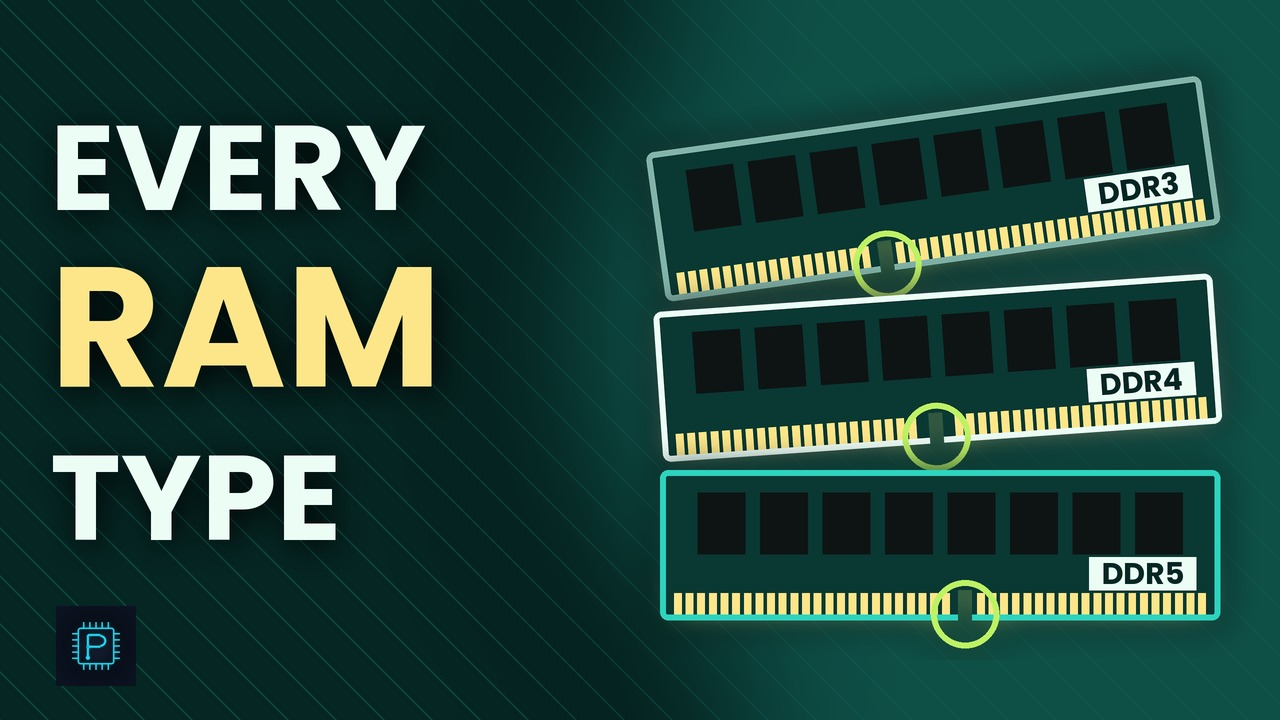

The script that saved this image:
"""Thumbnail for video 3: three RAM generations fanned out, notches glowing, big two-line text (mint theme)."""
import os
HERE = os.path.dirname(os.path.abspath(__file__))
ROOT = os.path.abspath(os.path.join(HERE, "../.."))
from PIL import Image, ImageDraw, ImageFilter, ImageFont

W, H, K = 1280, 720, 2
# mint theme colors (THEMES["mint"] in render.py)
NAVY = (5, 38, 35); PANEL = (10, 56, 51); GRID = (14, 66, 60); CYAN = (45, 212, 191)
AMBER = (253, 230, 138); WHITE = (236, 253, 245); MUTED = (130, 180, 170); GREEN = (190, 242, 100)
GF = "/usr/share/fonts/truetype/google-fonts/"
w, h = W * K, H * K
img = Image.new("RGBA", (w, h), NAVY + (255,))
d0 = ImageDraw.Draw(img)
for k in range(-h, w, 48 * K):
    d0.line([(k, 0), (k + h, h)], fill=GRID + (255,), width=2 * K)
bg = Image.new("RGBA", (w, h), (0, 0, 0, 0))
ImageDraw.Draw(bg).ellipse([w * 0.40, -h * 0.25, w * 1.25, h * 1.15], fill=(16, 90, 80, 200))
img.alpha_composite(bg.filter(ImageFilter.GaussianBlur(170)))


def stick(layer, x0, y0, L, Hh, notch, edge, label, angle):
    """Draw one module on its own layer, rotate, return it with its paste offset."""
    pad = 40 * K
    m = Image.new("RGBA", (int(L + 2 * pad), int(Hh + 2 * pad)), (0, 0, 0, 0))
    d = ImageDraw.Draw(m)
    bx0, by0 = pad, pad
    d.rounded_rectangle([bx0, by0, bx0 + L, by0 + Hh], radius=8 * K, fill=PANEL + (255,), outline=edge + (255,), width=6 * K)
    cw = (L - 60 * K) / 8
    for i in range(8):
        cx = bx0 + 30 * K + i * cw
        d.rectangle([cx + cw * 0.12, by0 + Hh * 0.15, cx + cw * 0.88, by0 + Hh * 0.56], fill=(14, 20, 20, 255))
    nx = bx0 + L * notch
    n = 46
    pitch = (L - 24 * K) / n
    for i in range(n):
        px = bx0 + 12 * K + i * pitch
        if abs(px + pitch / 2 - nx) < L * 0.022:
            continue
        d.rectangle([px + pitch * 0.18, by0 + Hh * 0.82, px + pitch * 0.82, by0 + Hh - 6 * K], fill=AMBER + (255,))
    d.rectangle([nx - L * 0.012, by0 + Hh * 0.80, nx + L * 0.012, by0 + Hh + 4], fill=(0, 0, 0, 0))
    # glowing ring on the notch
    d.ellipse([nx - 34 * K, by0 + Hh - 40 * K, nx + 34 * K, by0 + Hh + 28 * K], outline=GREEN + (255,), width=6 * K)
    f = ImageFont.truetype(GF + "Poppins-Bold.ttf", int(Hh * 0.2))
    tw = d.textlength(label, font=f)
    lx, ly = bx0 + L - 36 * K - tw, by0 + Hh * 0.58
    d.rectangle([lx - 12 * K, ly, lx + tw + 12 * K, ly + Hh * 0.22], fill=WHITE + (255,))
    d.text((lx, ly + Hh * 0.11), label, font=f, fill=NAVY + (255,), anchor="lm")
    m = m.rotate(angle, expand=True, resample=Image.BICUBIC)
    glow = m.filter(ImageFilter.GaussianBlur(16 * K))
    layer.alpha_composite(glow, (int(x0 - pad), int(y0 - pad)))
    layer.alpha_composite(m, (int(x0 - pad), int(y0 - pad)))


layer = Image.new("RGBA", (w, h), (0, 0, 0, 0))
L, Hh = 560 * K, 150 * K
stick(layer, 640 * K, 70 * K, L, Hh, 0.40, MUTED, "DDR3", 8)
stick(layer, 650 * K, 270 * K, L, Hh, 0.49, WHITE, "DDR4", 4)
stick(layer, 660 * K, 470 * K, L, Hh, 0.545, CYAN, "DDR5", 0)
img.alpha_composite(layer)

# text
t1 = ImageFont.truetype(GF + "Poppins-Bold.ttf", 170 * K)
t2 = ImageFont.truetype(GF + "Poppins-Bold.ttf", 120 * K)
shadow = Image.new("RGBA", (w, h), (0, 0, 0, 0))
sd = ImageDraw.Draw(shadow)
sd.text((54 * K, 90 * K), "EVERY", font=t2, fill=(0, 0, 0, 230))
sd.text((54 * K, 215 * K), "RAM", font=t1, fill=(0, 0, 0, 230))
sd.text((54 * K, 420 * K), "TYPE", font=t2, fill=(0, 0, 0, 230))
img.alpha_composite(shadow.filter(ImageFilter.GaussianBlur(16 * K)))
dd = ImageDraw.Draw(img)
dd.text((50 * K, 84 * K), "EVERY", font=t2, fill=WHITE)
dd.text((50 * K, 208 * K), "RAM", font=t1, fill=AMBER)
dd.text((50 * K, 414 * K), "TYPE", font=t2, fill=WHITE)

logo = Image.open(os.path.join(ROOT, "brand/plainly-silicon-logo.png")).convert("RGBA").resize((80 * K, 80 * K))
img.alpha_composite(logo, (56 * K, 606 * K))

img.convert("RGB").resize((W, H), Image.LANCZOS).save(os.path.join(HERE, "thumbnail.jpg"), quality=92)
print("ok")
